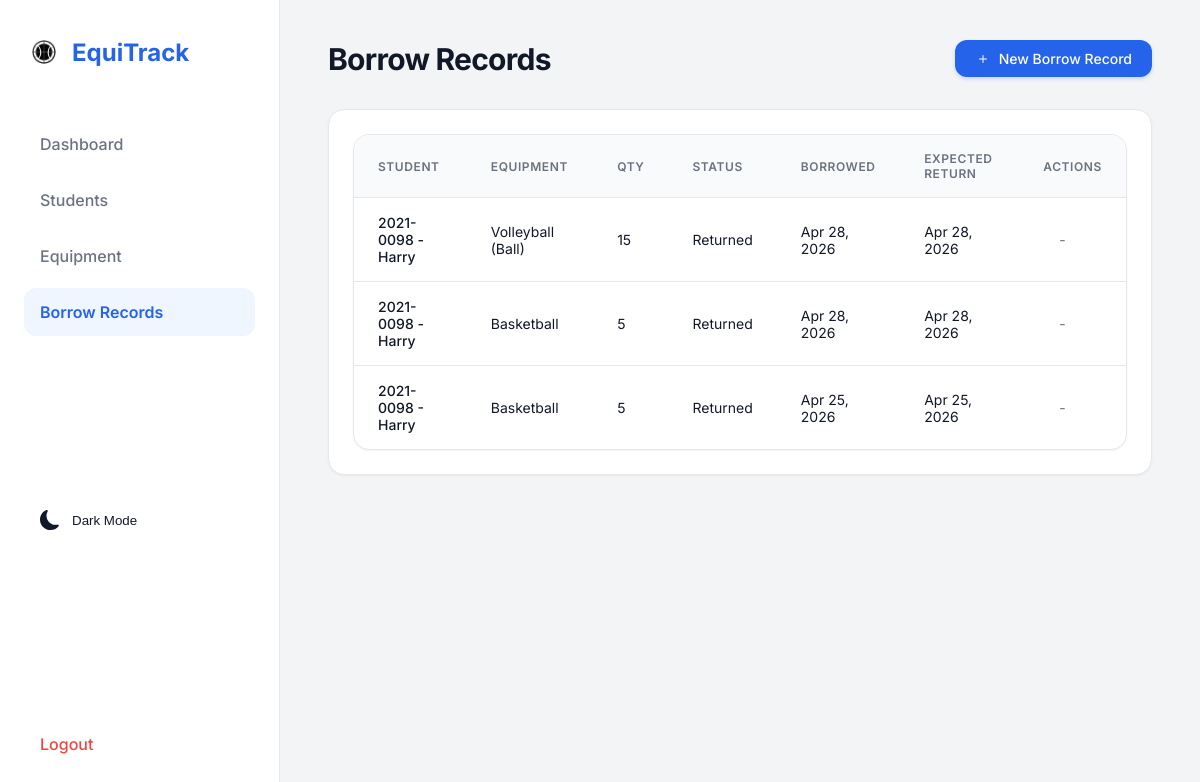
The page /borrow-records/ (signed in) on the database its author committed.
### equipment_app/models.py (models this page shows, shortened)
class BorrowRecord(models.Model):
    STATUS_CHOICES = [
    ('Borrowed', 'Borrowed'),
    ('Returned', 'Returned'),
    ('Overdue', 'Overdue'),
    ('Lost', 'Lost'),
]
    student = models.ForeignKey(Student, on_delete=models.CASCADE)
    equipment = models.ForeignKey(Equipment, on_delete=models.CASCADE)
    quantity = models.IntegerField()
    date_borrowed = models.DateTimeField(auto_now_add=True)
    expected_return = models.DateField()
    date_returned = models.DateField(null=True, blank=True)
    status = models.CharField(max_length=10, choices=STATUS_CHOICES, default='Borrowed')

class Student(models.Model):
    student_id = models.CharField(max_length=20, unique=True)
    name = models.CharField(max_length=100)
    course = models.CharField(max_length=100)
    year_level = models.IntegerField()
    def __str__(self):
        return f"{self.student_id} - {self.name}"

class Equipment(models.Model):
    name = models.CharField(max_length=100)
    total_quantity = models.IntegerField()
    available_quantity = models.IntegerField()
    def __str__(self):
        return self.name

### equipment_app/views.py (the view)
# urls.py: path('borrow-records/', borrow_records_page, name='borrow_records'),
@login_required(login_url='/')
def borrow_records_page(request):
    records = BorrowRecord.objects.all().order_by('-date_borrowed')
    return render(request, 'equipment_app/borrow_records.html', {'records': records})

### equipment_app/templates/equipment_app/borrow_records.html
{% extends 'equipment_app/base.html' %}
{% block content %}
<div class="page-header">
    <h1 class="page-title">Borrow Records</h1>
    <a href="/borrow-records/add/" class="btn btn-primary">
        <svg xmlns="http://www.w3.org/2000/svg" width="16" height="16" fill="currentColor" viewBox="0 0 16 16" style="margin-right: 8px;">
          <path d="M8 4a.5.5 0 0 1 .5.5v3h3a.5.5 0 0 1 0 1h-3v3a.5.5 0 0 1-1 0v-3h-3a.5.5 0 0 1 0-1h3v-3A.5.5 0 0 1 8 4z"/>
        </svg>
        New Borrow Record
    </a>
</div>
<div class="card">
    <div class="table-container">
        <table>
            <thead>
                <tr>
                    <th>Student</th>
                    <th>Equipment</th>
                    <th>Qty</th>
                    <th>Status</th>
                    <th>Borrowed</th>
                    <th>Expected Return</th>
                    <th>Actions</th>
                </tr>
            </thead>
            <tbody>
                {% for record in records %}
                <tr>
                    <td style="font-weight: 500;">{{ record.student }}</td>
                    <td>{{ record.equipment }}</td>
                    <td>{{ record.quantity }}</td>
                    <td>
                        <span class="badge
                            {% if record.status == 'Borrowed' %}badge-info
                            {% elif record.status == 'Returned' %}badge-success
                            {% elif record.status == 'Overdue' %}badge-danger
                            {% else %}badge-warning{% endif %}">
                            {{ record.status }}
                        </span>
                    </td>
                    <td>{{ record.date_borrowed|date:"M d, Y" }}</td>
                    <td>{{ record.expected_return|date:"M d, Y" }}</td>
                    <td>
                        {% if record.status == 'Borrowed' or record.status == 'Overdue' %}
                            <a href="/borrow-records/return/{{ record.id }}/"
                               class="btn" style="background-color: #dcfce7; color: #166534; padding: 0.375rem 0.75rem;"
                               onclick="return confirm('Mark as returned?');">
                               Return
                            </a>
                        {% else %}
                            <span style="color: var(--text-muted); padding-left: 1rem;">-</span>
                        {% endif %}
                    </td>
                </tr>
                {% empty %}
                <tr>
                    <td colspan="7" style="text-align: center; color: var(--text-muted); padding: 2rem;">No borrow records found.</td>
                </tr>
                {% endfor %}
            </tbody>
        </table>
    </div>
</div>
{% endblock %}

### equipment_app/templates/equipment_app/base.html (style rules this page uses)
:root { --primary: #2563eb; --primary-hover: #1d4ed8; --bg-body: #f3f4f6; --bg-sidebar: #ffffff; --bg-card: #ffffff; --text-main: #111827; --text-muted: #6b7280; --border-color: #e5e7eb; --shadow-sm: 0 1px 2px 0 rgb(0 0 0 / 0.05); --shadow-md: 0 4px 6px -1px rgb(0 0 0 / 0.1), 0 2px 4px -2px rgb(0 0 0 / 0.1); --shadow-lg: 0 10px 15px -3px rgb(0 0 0 / 0.1), 0 4px 6px -4px rgb(0 0 0 / 0.1); --radius-md: 0.75rem; --radius-lg: 1rem; }
* { margin: 0; padding: 0; box-sizing: border-box; }
body { font-family: 'Inter', sans-serif; background-color: var(--bg-body); color: var(--text-main); display: flex; min-height: 100vh; }
.page-header { display: flex; justify-content: space-between; align-items: center; margin-bottom: 2rem; }
.page-title { font-size: 1.875rem; font-weight: 700; color: var(--text-main); letter-spacing: -0.025em; }
.card { background: var(--bg-card); border-radius: var(--radius-lg); border: 1px solid var(--border-color); box-shadow: var(--shadow-sm); padding: 1.5rem; transition: box-shadow 0.3s ease, transform 0.3s ease; }
.btn { display: inline-flex; align-items: center; justify-content: center; padding: 0.625rem 1.25rem; border-radius: var(--radius-md); font-weight: 500; font-size: 0.875rem; cursor: pointer; transition: all 0.2s; border: none; text-decoration: none; }
.btn-primary { background-color: var(--primary); color: white; box-shadow: 0 2px 4px rgba(37, 99, 235, 0.2); }
.table-container { background: var(--bg-card); border-radius: var(--radius-lg); border: 1px solid var(--border-color); overflow: hidden; box-shadow: var(--shadow-sm); }
table { width: 100%; border-collapse: collapse; text-align: left; }
th { background-color: #f8fafc; padding: 1rem 1.5rem; font-size: 0.75rem; text-transform: uppercase; letter-spacing: 0.05em; color: var(--text-muted); font-weight: 600; border-bottom: 1px solid var(--border-color); }
td { padding: 1rem 1.5rem; border-bottom: 1px solid var(--border-color); color: var(--text-main); font-size: 0.875rem; }
tr:last-child td { border-bottom: none; }

### rows shown on the page
BorrowRecord: student "2021-0098 - Harry", equipment "Volleyball (Ball)", quantity "15", status "Returned", date_borrowed "Apr 28, 2026", expected_return "Apr 28, 2026"
BorrowRecord: student "2021-0098 - Harry", equipment "Basketball", quantity "5", status "Returned", date_borrowed "Apr 28, 2026", expected_return "Apr 28, 2026"
BorrowRecord: student "2021-0098 - Harry", equipment "Basketball", quantity "5", status "Returned", date_borrowed "Apr 25, 2026", expected_return "Apr 25, 2026"
